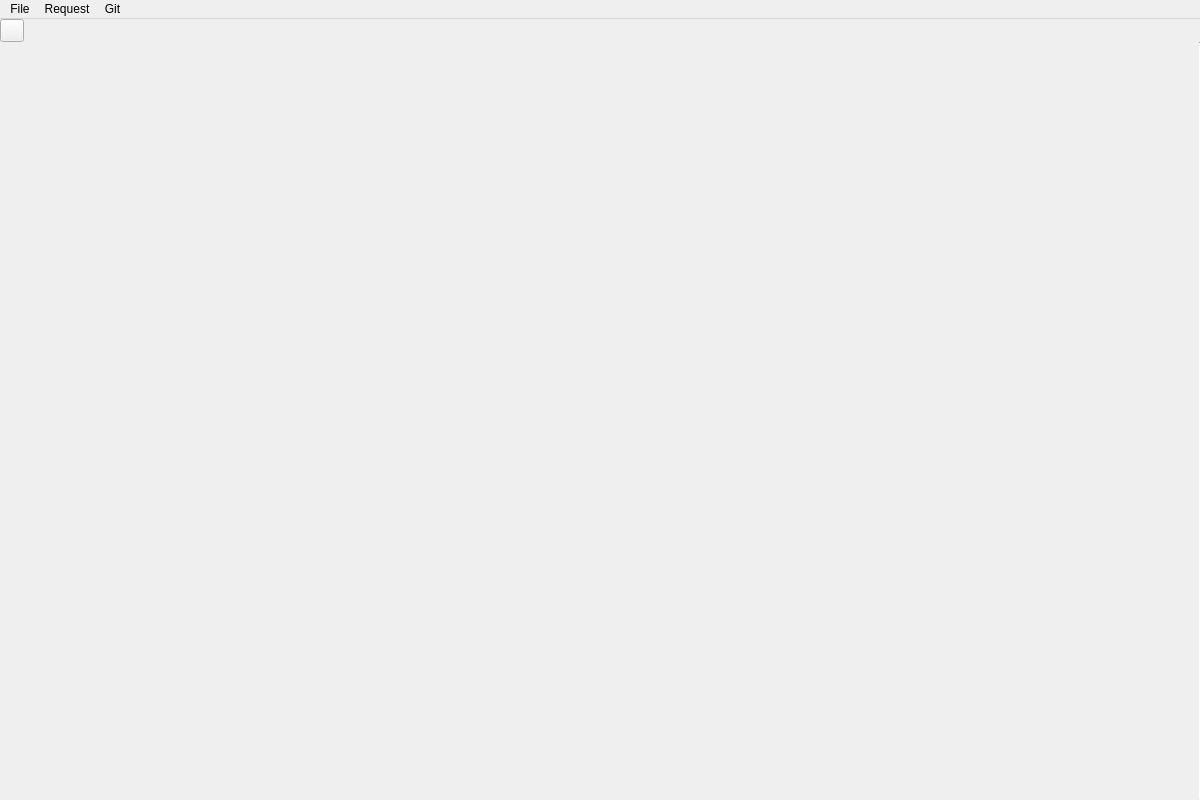
<?xml version="1.0" encoding="UTF-8"?>
<ui version="4.0">
 <class>MainWindow</class>
 <widget class="QMainWindow" name="MainWindow">
  <property name="geometry">
   <rect>
    <x>0</x>
    <y>0</y>
    <width>1200</width>
    <height>800</height>
   </rect>
  </property>
  <property name="windowTitle">
   <string>theZzz</string>
  </property>
  <widget class="QWidget" name="centralwidget">
   <property name="autoFillBackground">
    <bool>true</bool>
   </property>
   <layout class="QVBoxLayout" name="verticalLayout">
    <property name="spacing">
     <number>0</number>
    </property>
    <property name="leftMargin">
     <number>0</number>
    </property>
    <property name="topMargin">
     <number>0</number>
    </property>
    <property name="rightMargin">
     <number>0</number>
    </property>
    <property name="bottomMargin">
     <number>0</number>
    </property>
    <item>
     <widget class="QWidget" name="topWidget" native="true">
      <layout class="QHBoxLayout" name="horizontalLayout">
       <property name="spacing">
        <number>0</number>
       </property>
       <property name="leftMargin">
        <number>0</number>
       </property>
       <property name="topMargin">
        <number>0</number>
       </property>
       <property name="rightMargin">
        <number>0</number>
       </property>
       <property name="bottomMargin">
        <number>0</number>
       </property>
       <item>
        <layout class="QHBoxLayout" name="leftCsdLayout">
         <property name="spacing">
          <number>0</number>
         </property>
        </layout>
       </item>
       <item>
        <widget class="QToolButton" name="menuButton">
         <property name="sizePolicy">
          <sizepolicy hsizetype="Preferred" vsizetype="Preferred">
           <horstretch>0</horstretch>
           <verstretch>0</verstretch>
          </sizepolicy>
         </property>
         <property name="text">
          <string/>
         </property>
         <property name="popupMode">
          <enum>QToolButton::InstantPopup</enum>
         </property>
        </widget>
       </item>
       <item>
        <widget class="tWindowTabber" name="windowTabber" native="true">
         <property name="sizePolicy">
          <sizepolicy hsizetype="Expanding" vsizetype="Preferred">
           <horstretch>0</horstretch>
           <verstretch>0</verstretch>
          </sizepolicy>
         </property>
        </widget>
       </item>
       <item>
        <layout class="QHBoxLayout" name="jobButtonLayout"/>
       </item>
       <item>
        <layout class="QHBoxLayout" name="rightCsdLayout">
         <property name="spacing">
          <number>0</number>
         </property>
        </layout>
       </item>
      </layout>
     </widget>
    </item>
    <item>
     <layout class="QHBoxLayout" name="horizontalLayout_2">
      <property name="spacing">
       <number>0</number>
      </property>
      <item>
       <widget class="tStackedWidget" name="stackedWidget"/>
      </item>
      <item>
       <widget class="Line" name="line">
        <property name="maximumSize">
         <size>
          <width>1</width>
          <height>16777215</height>
         </size>
        </property>
        <property name="orientation">
         <enum>Qt::Vertical</enum>
        </property>
       </widget>
      </item>
      <item>
       <widget class="ZzzReplyViewer" name="replyViewer" native="true">
        <layout class="QVBoxLayout" name="verticalLayout_2">
         <property name="spacing">
          <number>0</number>
         </property>
         <property name="leftMargin">
          <number>0</number>
         </property>
         <property name="topMargin">
          <number>0</number>
         </property>
         <property name="rightMargin">
          <number>0</number>
         </property>
         <property name="bottomMargin">
          <number>0</number>
         </property>
        </layout>
       </widget>
      </item>
     </layout>
    </item>
   </layout>
  </widget>
  <widget class="QMenuBar" name="menubar">
   <property name="geometry">
    <rect>
     <x>0</x>
     <y>0</y>
     <width>1200</width>
     <height>43</height>
    </rect>
   </property>
   <widget class="QMenu" name="menuFile">
    <property name="title">
     <string>File</string>
    </property>
    <addaction name="actionNew_Workspace"/>
    <addaction name="actionOpen_Workspace"/>
    <addaction name="separator"/>
    <addaction name="actionSave"/>
    <addaction name="actionSave_As"/>
    <addaction name="separator"/>
    <addaction name="actionClose_Tab"/>
    <addaction name="actionExit"/>
   </widget>
   <widget class="QMenu" name="menuGit">
    <property name="title">
     <string>Git</string>
    </property>
    <addaction name="actionCommit"/>
    <addaction name="actionCheckout"/>
    <addaction name="separator"/>
    <addaction name="actionPush"/>
    <addaction name="actionPull"/>
   </widget>
   <widget class="QMenu" name="menuRequest">
    <property name="title">
     <string>Request</string>
    </property>
    <addaction name="actionSend"/>
   </widget>
   <addaction name="menuFile"/>
   <addaction name="menuRequest"/>
   <addaction name="menuGit"/>
  </widget>
  <action name="actionExit">
   <property name="icon">
    <iconset theme="application-exit">
     <normaloff>.</normaloff>.</iconset>
   </property>
   <property name="text">
    <string>Exit</string>
   </property>
   <property name="shortcut">
    <string>Ctrl+Q</string>
   </property>
  </action>
  <action name="actionNew_Workspace">
   <property name="icon">
    <iconset theme="document-new">
     <normaloff>.</normaloff>.</iconset>
   </property>
   <property name="text">
    <string>New Workspace</string>
   </property>
   <property name="shortcut">
    <string>Ctrl+Shift+N</string>
   </property>
  </action>
  <action name="actionOpen_Workspace">
   <property name="icon">
    <iconset theme="document-open">
     <normaloff>.</normaloff>.</iconset>
   </property>
   <property name="text">
    <string>Open Workspace</string>
   </property>
   <property name="shortcut">
    <string>Ctrl+O</string>
   </property>
  </action>
  <action name="actionSave_As">
   <property name="icon">
    <iconset theme="document-save-as">
     <normaloff>.</normaloff>.</iconset>
   </property>
   <property name="text">
    <string>Save As</string>
   </property>
   <property name="shortcut">
    <string>Ctrl+Shift+S</string>
   </property>
  </action>
  <action name="actionSave">
   <property name="icon">
    <iconset theme="document-save">
     <normaloff>.</normaloff>.</iconset>
   </property>
   <property name="text">
    <string>Save</string>
   </property>
   <property name="shortcut">
    <string>Ctrl+S</string>
   </property>
  </action>
  <action name="actionCommit">
   <property name="icon">
    <iconset theme="commit">
     <normaloff>.</normaloff>.</iconset>
   </property>
   <property name="text">
    <string>Commit</string>
   </property>
   <property name="shortcut">
    <string>Ctrl+Alt+S</string>
   </property>
  </action>
  <action name="actionPush">
   <property name="icon">
    <iconset theme="vcs-push">
     <normaloff>.</normaloff>.</iconset>
   </property>
   <property name="text">
    <string>Push</string>
   </property>
   <property name="shortcut">
    <string>Ctrl+Alt+Up</string>
   </property>
  </action>
  <action name="actionPull">
   <property name="icon">
    <iconset theme="vcs-pull">
     <normaloff>.</normaloff>.</iconset>
   </property>
   <property name="text">
    <string>Pull</string>
   </property>
   <property name="shortcut">
    <string>Ctrl+Alt+Down</string>
   </property>
  </action>
  <action name="actionCheckout">
   <property name="icon">
    <iconset theme="vcs-checkout">
     <normaloff>.</normaloff>.</iconset>
   </property>
   <property name="text">
    <string>Checkout</string>
   </property>
   <property name="shortcut">
    <string>Ctrl+Alt+.</string>
   </property>
  </action>
  <action name="actionClose_Tab">
   <property name="icon">
    <iconset theme="tab-close">
     <normaloff>.</normaloff>.</iconset>
   </property>
   <property name="text">
    <string>Close Tab</string>
   </property>
   <property name="shortcut">
    <string>Ctrl+W</string>
   </property>
  </action>
  <action name="actionSend">
   <property name="icon">
    <iconset theme="mail-send"/>
   </property>
   <property name="text">
    <string>Send</string>
   </property>
   <property name="shortcut">
    <string>Ctrl+Return</string>
   </property>
  </action>
 </widget>
 <customwidgets>
  <customwidget>
   <class>tStackedWidget</class>
   <extends>QStackedWidget</extends>
   <header location="global">tstackedwidget.h</header>
   <container>1</container>
   <slots>
    <signal>switchingFrame(int)</signal>
   </slots>
  </customwidget>
  <customwidget>
   <class>tWindowTabber</class>
   <extends>QWidget</extends>
   <header location="global">twindowtabber.h</header>
   <container>1</container>
  </customwidget>
  <customwidget>
   <class>ZzzReplyViewer</class>
   <extends>QWidget</extends>
   <header>widgets/zzzreplyviewer.h</header>
   <container>1</container>
  </customwidget>
 </customwidgets>
 <resources/>
 <connections/>
</ui>
